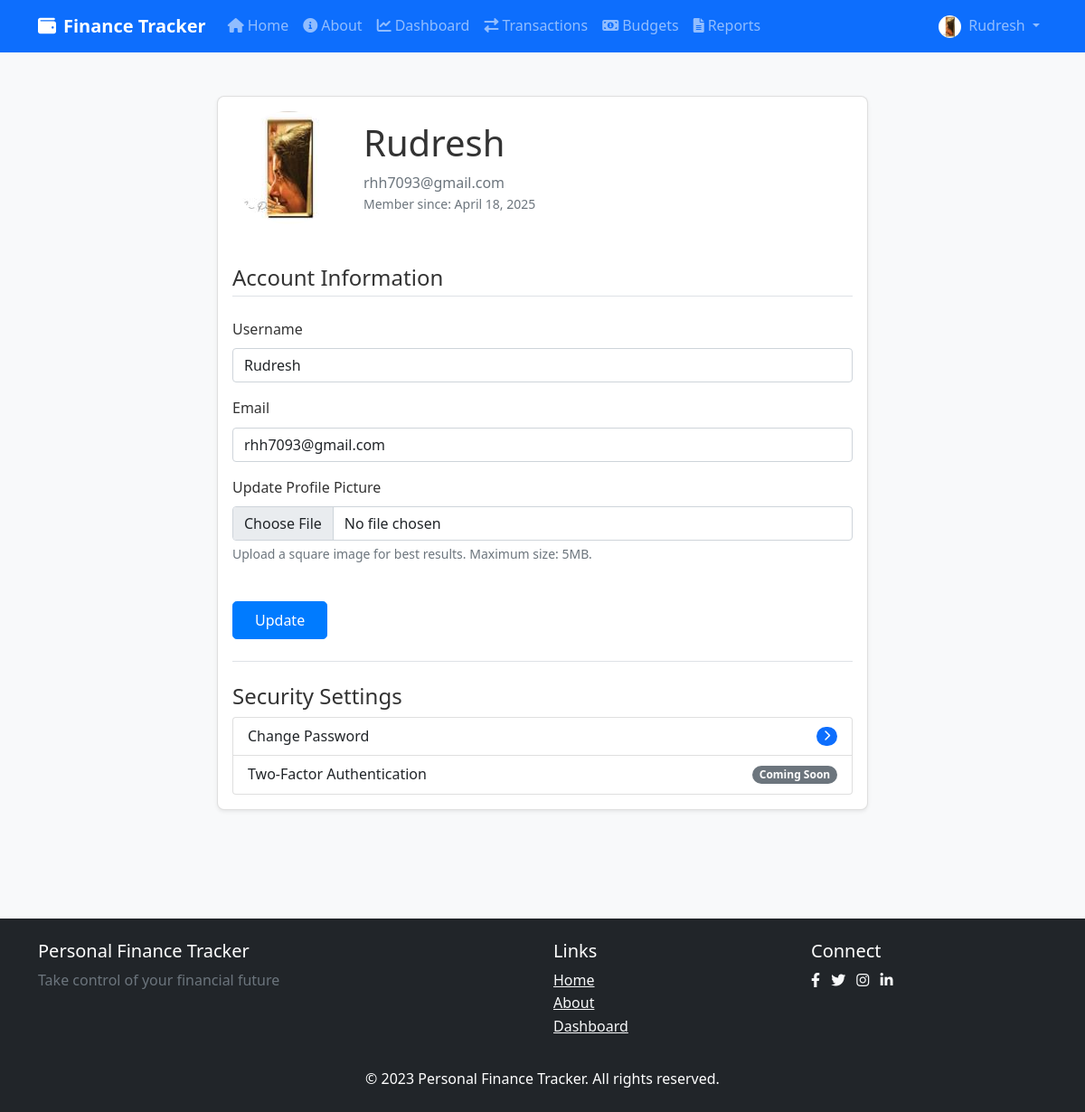
Page /account (signed in) on the committed database.
### app/models/user.py (models this page shows, shortened)
class User(db.Model, UserMixin):
    id = db.Column(db.Integer, primary_key=True)
    username = db.Column(db.String(20), unique=True, nullable=False)
    email = db.Column(db.String(120), unique=True, nullable=False)
    image_file = db.Column(db.String(20), nullable=False, default='default.jpg')
    password_hash = db.Column(db.String(60), nullable=False)
    created_at = db.Column(db.DateTime, nullable=False, default=datetime.utcnow)
    transactions = db.relationship('Transaction', backref='user', lazy=True)
    budgets = db.relationship('Budget', backref='user', lazy=True)
    @property
    def password(self):
        raise AttributeError('Password is not a readable attribute')

### app/routes/auth.py (the view)
@auth.route('/account', methods=['GET', 'POST'])
@login_required
def account():
    form = UpdateAccountForm(current_user.username, current_user.email)
    if form.validate_on_submit():
        current_user.username = form.username.data
        current_user.email = form.email.data
        if form.profile_picture.data:
            picture_file = save_picture(form.profile_picture.data)
            current_user.image_file = picture_file
        db.session.commit()
        flash('Your account has been updated!', 'success')
        return redirect(url_for('auth.account'))
    elif request.method == 'GET':
        form.username.data = current_user.username
        form.email.data = current_user.email
    image_file = url_for('static', filename=f'profile_pics/{current_user.image_file}')
    return render_template('account.html', title='Account', image_file=image_file, form=form)

### app/utils/forms.py (shortened to what this page needs)
class UpdateAccountForm(FlaskForm):
    username = StringField('Username', validators=[DataRequired(), Length(min=3, max=20)])
    email = StringField('Email', validators=[DataRequired(), Email()])
    profile_picture = FileField('Update Profile Picture', validators=[FileAllowed(['jpg', 'png'])])
    submit = SubmitField('Update')
    def __init__(self, original_username, original_email, *args, **kwargs):
        super(UpdateAccountForm, self).__init__(*args, **kwargs)
        self.original_username = original_username
        self.original_email = original_email

### app/models/user.py (called while the page is built)
@login_manager.user_loader
def load_user(user_id):
    return User.query.get(int(user_id))

### app/templates/account.html (shortened to what this page needs)
{% extends "layout.html" %}
{% block content %}
<div class="container py-4">
    <div class="row">
        <div class="col-lg-8 mx-auto">
            <div class="card shadow-sm">
                <div class="card-body">
                    <div class="d-flex align-items-center mb-4">
                        <img class="rounded-circle account-img" src="{{ url_for('static', filename='profile_pics/' + image_file) }}">
                        <div>
                            <h2 class="account-heading">{{ current_user.username }}</h2>
                            <p class="text-secondary mb-0">{{ current_user.email }}</p>
                            <p class="text-muted small">Member since: {{ current_user.created_at.strftime('%B %d, %Y') }}</p>
                        </div>
                    </div>
                    <form method="POST" action="" enctype="multipart/form-data">
                        <fieldset class="mb-3">
                            <legend class="border-bottom mb-4">Account Information</legend>
                            <div class="mb-3">
                                {{ form.username.label(class="form-label") }}
                                {% if form.username.errors %}
                                    {{ form.username(class="form-control is-invalid") }}
                                    <div class="invalid-feedback">
                                        {% for error in form.username.errors %}
                                            <span>{{ error }}</span>
                                        {% endfor %}
                                    </div>
                                {% else %}
                                    {{ form.username(class="form-control") }}
                                {% endif %}
                            </div>
                            <div class="mb-3">
                                {{ form.email.label(class="form-label") }}
                                {% if form.email.errors %}
                                    {{ form.email(class="form-control is-invalid") }}
                                    <div class="invalid-feedback">
                                        {% for error in form.email.errors %}
                                            <span>{{ error }}</span>
                                        {% endfor %}
                                    </div>
                                {% else %}
                                    {{ form.email(class="form-control") }}
                                {% endif %}
                            </div>
                            <div class="mb-3">
                                {{ form.profile_picture.label(class="form-label") }}
                                <div class="input-group">
                                    {{ form.profile_picture(class="form-control") }}
                                </div>
                                <div class="form-text">Upload a square image for best results. Maximum size: 5MB.</div>
                            </div>
                        </fieldset>
                        <div class="mt-4">
                            {{ form.submit(class="btn btn-primary") }}
                        </div>
                    </form>
                    <div class="border-top pt-4 mt-4">
                        <h4>Security Settings</h4>
                        <div class="list-group">
                            <a href="#" class="list-group-item list-group-item-action d-flex justify-content-between align-items-center">
                                Change Password
                                <span class="badge rounded-pill bg-primary"><i class="fas fa-chevron-right"></i></span>
                            </a>
                            <a href="#" class="list-group-item list-group-item-action d-flex justify-content-between align-items-center">
                                Two-Factor Authentication
                                <span class="badge rounded-pill bg-secondary">Coming Soon</span>
                            </a>
                        </div>
                    </div>
                </div>
            </div>
        </div>
    </div>
</div>
{% endblock %}

### app/templates/layout.html (shortened to what this page needs)
<!DOCTYPE html>
<html lang="en">
<head>
    <link href="https://cdn.jsdelivr.net/npm/bootstrap@5.1.3/dist/css/bootstrap.min.css" rel="stylesheet">
    <link rel="stylesheet" href="https://cdnjs.cloudflare.com/ajax/libs/font-awesome/6.0.0-beta3/css/all.min.css">
    <link rel="stylesheet" href="{{ url_for('static', filename='css/main.css') }}">
</head>
<body>
    <header>
        <nav class="navbar navbar-expand-lg navbar-dark bg-primary">
            <div class="container">
                <a class="navbar-brand" href="{{ url_for('main.welcome') }}">
                    <i class="fas fa-wallet me-2"></i>Finance Tracker
                </a>
                <div class="collapse navbar-collapse" id="navbarNav">
                    <ul class="navbar-nav me-auto mb-2 mb-lg-0">
                        <li class="nav-item">
                            <a class="nav-link {% if request.endpoint == 'main.welcome' %}active{% endif %}" href="{{ url_for('main.welcome') }}">
                                <i class="fas fa-home me-1"></i>Home
                            </a>
                        </li>
                        <li class="nav-item">
                            <a class="nav-link {% if request.endpoint == 'main.about' %}active{% endif %}" href="{{ url_for('main.about') }}">
                                <i class="fas fa-info-circle me-1"></i>About
                            </a>
                        </li>
                        {% if current_user.is_authenticated %}
                            <li class="nav-item">
                                <a class="nav-link {% if request.endpoint == 'dashboard.home' %}active{% endif %}" href="{{ url_for('dashboard.home') }}">
                                    <i class="fas fa-chart-line me-1"></i>Dashboard
                                </a>
                            </li>
                            <li class="nav-item">
                                <a class="nav-link {% if request.endpoint == 'transactions.view_transactions' %}active{% endif %}" href="{{ url_for('transactions.view_transactions') }}">
                                    <i class="fas fa-exchange-alt me-1"></i>Transactions
                                </a>
                            </li>
                            <li class="nav-item">
                                <a class="nav-link {% if request.endpoint == 'budgets.view_budgets' %}active{% endif %}" href="{{ url_for('budgets.view_budgets') }}">
                                    <i class="fas fa-money-bill-alt me-1"></i>Budgets
                                </a>
                            </li>
                            <li class="nav-item">
                                <a class="nav-link {% if request.endpoint == 'reports.generate_report' %}active{% endif %}" href="{{ url_for('reports.generate_report') }}">
                                    <i class="fas fa-file-alt me-1"></i>Reports
                                </a>
                            </li>
                        {% endif %}
                    </ul>
                    <ul class="navbar-nav">
                        {% if current_user.is_authenticated %}
                            <li class="nav-item dropdown">
                                <a class="nav-link dropdown-toggle" href="#" id="userDropdown" role="button" data-bs-toggle="dropdown">
                                    <img src="{{ url_for('static', filename='profile_pics/' + current_user.image_file) }}" alt="Profile" class="rounded-circle me-1" style="width: 25px; height: 25px;">
                                    {{ current_user.username }}
                                </a>
                            </li>
                        {% endif %}
                    </ul>
                </div>
            </div>
        </nav>
    </header>
    <main class="container py-4">
        {% block content %}{% endblock %}
    </main>
    <footer class="bg-dark text-white py-4 mt-5">
        <div class="container">
            <div class="row">
                <div class="col-md-6">
                    <h5>Personal Finance Tracker</h5>
                    <p class="text-muted">Take control of your financial future</p>
                </div>
                <div class="col-md-3">
                    <h5>Links</h5>
                    <ul class="list-unstyled">
                        <li><a href="{{ url_for('main.welcome') }}" class="text-light">Home</a></li>
                        <li><a href="{{ url_for('main.about') }}" class="text-light">About</a></li>
                        {% if current_user.is_authenticated %}
                            <li><a href="{{ url_for('dashboard.home') }}" class="text-light">Dashboard</a></li>
                        {% else %}
                            <li><a href="{{ url_for('auth.login') }}" class="text-light">Login</a></li>
                        {% endif %}
                    </ul>
                </div>
                <div class="col-md-3">
                    <h5>Connect</h5>
                    <div class="social-links">
                        <a href="#" class="text-light me-2"><i class="fab fa-facebook-f"></i></a>
                        <a href="#" class="text-light me-2"><i class="fab fa-twitter"></i></a>
                        <a href="#" class="text-light me-2"><i class="fab fa-instagram"></i></a>
                        <a href="#" class="text-light"><i class="fab fa-linkedin-in"></i></a>
                    </div>
                </div>
            </div>
            <div class="row mt-3">
                <div class="col-12 text-center">
                    <p class="mb-0">&copy; 2023 Personal Finance Tracker. All rights reserved.</p>
                </div>
            </div>
        </div>
    </footer>
</body>
</html>

### app/static/css/main.css (style rules this page uses)
body { font-family: 'Segoe UI', Tahoma, Geneva, Verdana, sans-serif; line-height: 1.6; color: #333; background-color: #f8f9fa; }
.navbar-brand { font-weight: bold; }
.card { border-radius: 0.5rem; box-shadow: 0 0.125rem 0.25rem rgba(0, 0, 0, 0.075); transition: transform 0.2s, box-shadow 0.2s; margin-bottom: 1.5rem; }
.btn { border-radius: 0.3rem; padding: 0.5rem 1.5rem; }
.btn-primary { background-color: #007bff; border-color: #007bff; }
footer { margin-top: 3rem; }
.account-img { height: 125px; width: 125px; margin-right: 20px; margin-bottom: 16px; }
.account-heading { font-size: 2.5rem; }

### rows in the picture
User: image_file (picture), username "Rudresh", email "rhh7093@gmail.com", created_at "April 18, 2025"
